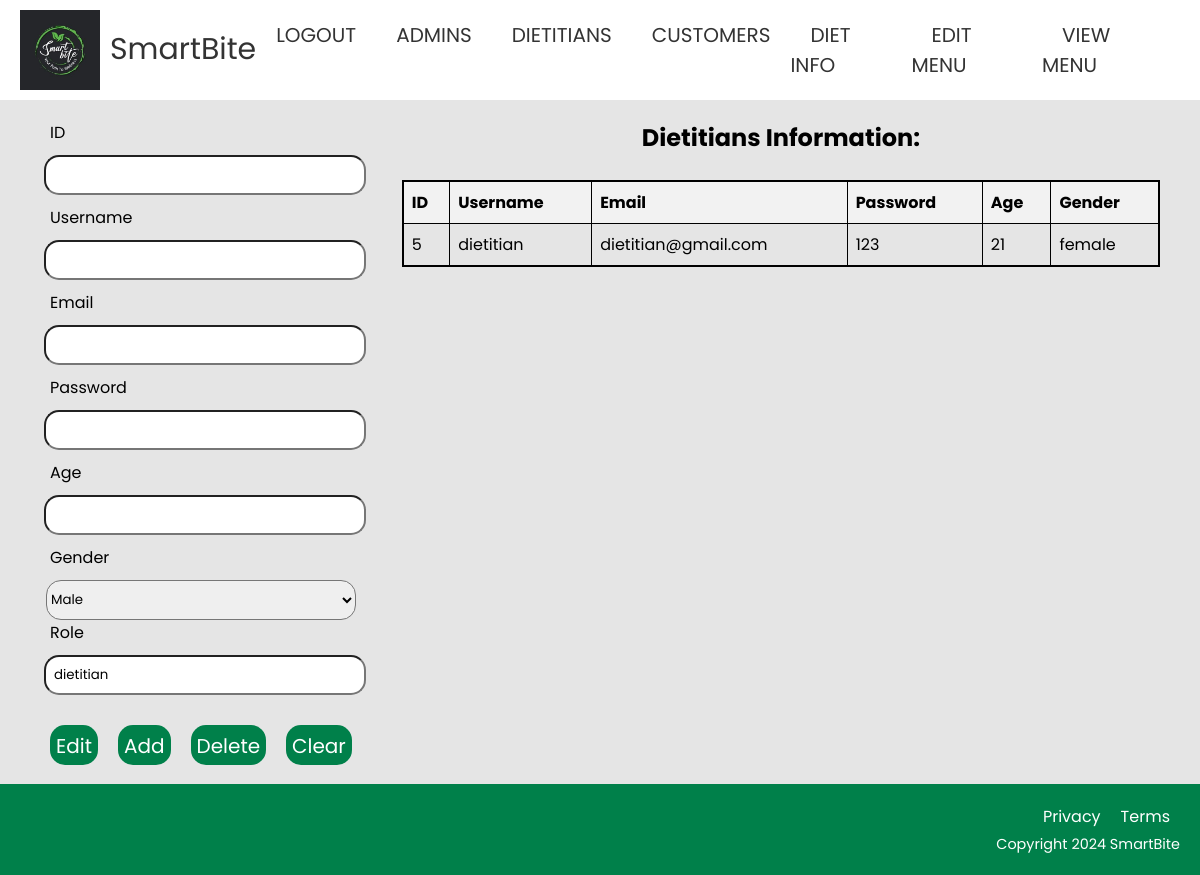
Screenshot of /dietitians.php with the database file from the repository.
### tables this page shows
CREATE TABLE `user` (
  `id` int(11) NOT NULL,
  `username` varchar(100) NOT NULL,
  `email` varchar(100) NOT NULL,
  `password` varchar(100) NOT NULL,
  `age` int(100) NOT NULL,
  `role` varchar(100) NOT NULL,
  `login_status` int(11) NOT NULL,
  `gender` varchar(100) NOT NULL
);

### dietitians.php (the view, shortened to what this page needs)
<?php
    function getDietitiansUsers($con) {
        $query = "SELECT * FROM `user` WHERE `role` = 'dietitian'";
        $result = mysqli_query($con, $query);
        $dietitians = array();
        if(mysqli_num_rows($result) > 0) {
            while($data = mysqli_fetch_assoc($result)) {
                $dietitians[] = $data;
            }
        }
        return $dietitians;
    }
?>
<!DOCTYPE html>
<html lang="en">
<head>
    <link rel="stylesheet" href="Css\style.css">
    <link rel="stylesheet" href="Css\footer.css">
</head>
<body>
    <?php require("Adminheader.php"); ?>
    <center>
    <div class="container">
        <form action="dietitians_action.php" method="post">
            <div class="input-fields">
                <label for="id">ID</label>
                <input type="text" name="id" id="id" readonly>
                <label for="username">Username</label>
                <input type="text" name="username" id="username" required>
                <label for="email">Email</label>
                <input type="text" name="email" id="email" required>
                <label for="pass">Password</label>
                <input type="text" name="pass" id="pass" required>
                <label for="age">Age</label>
                <input type="text" name="age" id="age" required>
                <label for="gender">Gender</label>
                <select name="gender" id="gender" style="width: 310px;height: 40px;border-radius:15px;" required>
                    <option value="Male">Male</option>
                </select>
                <br>
                <label for="role">Role</label>
                <input type="text" name="role" id="role" value="dietitian" readonly>
                <div class="button-group">
                    <input type="submit" class="btn" name="action" value="Edit">
                    <input type="submit" class="btn" name="action" value="Add">
                    <input type="submit" class="btn" name="action" value="Delete">
                    <input type="submit" class="btn" name="action" value="Clear">
                </div>
            </div>
        </form>
            <div class="table-container">
                <h2>Dietitians Information:</h2>
                <br>
                <table>
                    <thead>
                        <tr>
                            <th>ID</th>
                            <th>Username</th>
                            <th>Email</th>
                            <th>Password</th>
                            <th>Age</th>
                            <th>Gender</th>
                        </tr>
                    </thead>
                    <tbody>
                        <?php
                            include('database/conn.php');
                            $dietitianUsers = getDietitiansUsers($con);
                            if (!empty($dietitianUsers)) {
                                foreach ($dietitianUsers as $dietitian) {
                                    echo "<tr class='clickable-row' data-id='{$dietitian['id']}' data-username='{$dietitian['username']}' data-email='{$dietitian['email']}' data-pass='{$dietitian['password']}' data-age='{$dietitian['age']}' data-gender='{$dietitian['gender']}'>";
                                    echo "<td>{$dietitian['id']}</td>";
                                    echo "<td>{$dietitian['username']}</td>";
                                    echo "<td>{$dietitian['email']}</td>";
                                    echo "<td>{$dietitian['password']}</td>";
                                    echo "<td>{$dietitian['age']}</td>";
                                    echo "<td>{$dietitian['gender']}</td>";
                                    echo "</tr>";
                                }
                            } else {
                                echo "<tr><td colspan='6'>No records found</td></tr>";
                            }
                        ?>
                    </tbody>
                </table>
            </div>
    </div>
    </center>
    <?php require("footer.php"); ?>
</body>
</html>

### Css/style.css (style rules this page uses)
* { padding: 0; margin: 0; box-sizing: border-box; font-family: 'Poppins', sans-serif; }
body { background-color: rgb(229, 229, 229); font-family: 'Poppins', sans-serif; }
label { display: block; margin-bottom: 5px; text-align: left; margin-left: 10px; }
label { font-weight: normal; }
input, textarea { margin: 4px; padding: 8px; width: 100%; border-radius: 15px; }
.btn { height: 40px; background: rgb(0, 128, 74); border: 0; border-radius: 15px; color: #fff; font-size: 20px; cursor: pointer; transition: all .3s; margin-top: 10px; padding: 0px 10px; }

### dietitians.php (style rules this page uses)
.container { display: flex; justify-content: space-between; padding: 20px; }
.input-fields, .table-container { flex: 1; margin: 0 20px; }
.input-fields label, .input-fields input { display: block; margin-bottom: 10px; }
.table-container table { width: 100%; border-collapse: collapse; border: 2px solid #000; }
.table-container th, .table-container td { border: 1px solid #000; padding: 8px; text-align: left; }
.table-container th { background-color: #f2f2f2; }
.btn { display: block; margin: 10px 10px; padding: 6px; background-color: rgb(0, 128, 74); color: white; border: none; cursor: pointer; }
.button-group { display: flex; justify-content: space-between; margin-top: 20px; }
.clickable-row { cursor: pointer; }

### rows the page displays
user: id "5", username "dietitian", email "dietitian@gmail.com", password "123", age "21", gender "female"
